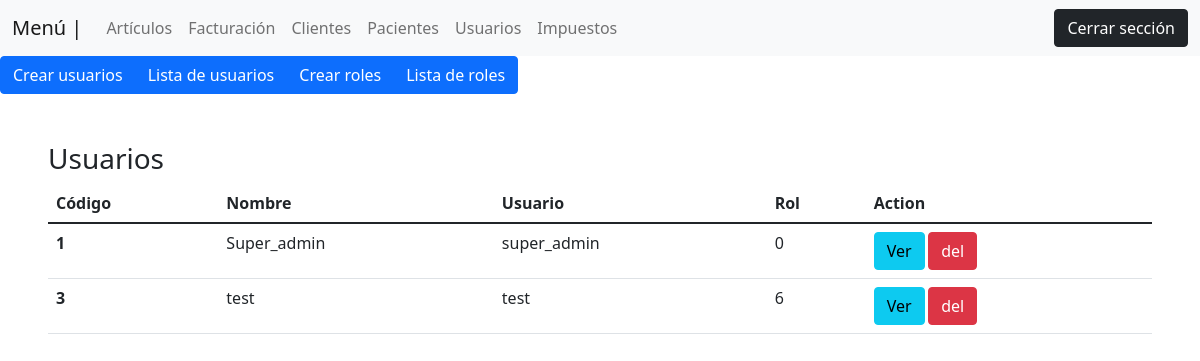
Page /views/lista_usuarios.php (signed in) on the earlier database version.
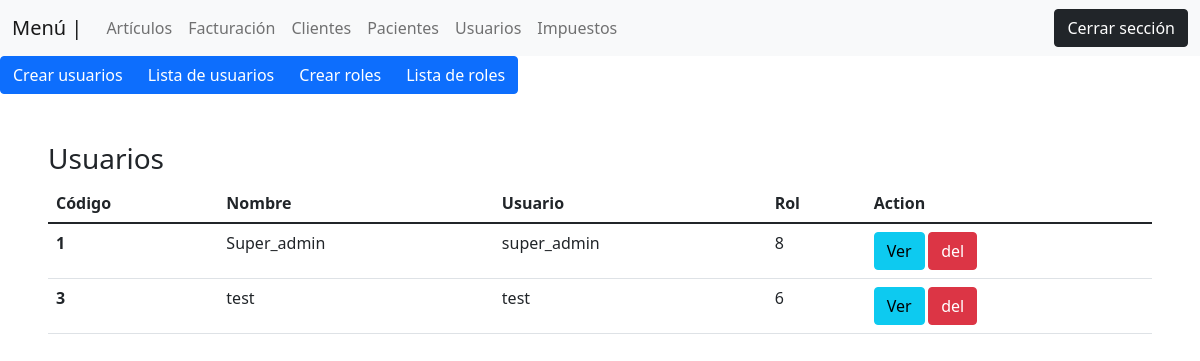
Same page on the later database version.
### tables this page shows
CREATE TABLE `usuarios` (
  `id` int(11) NOT NULL,
  `user` varchar(50) NOT NULL,
  `nombre` varchar(100) NOT NULL,
  `contrasena` varchar(50) NOT NULL,
  `rol` int(100) NOT NULL,
  `estado` int(1) NOT NULL DEFAULT 1,
  `fecha_creacion` timestamp NOT NULL DEFAULT current_timestamp() ON UPDATE current_timestamp(),
  `creado_por` varchar(100) NOT NULL,
  `ultimo_acceso` varchar(100) DEFAULT NULL,
  `posicion_laboral` varchar(100) DEFAULT NULL,
  `fecha_modificacion` date DEFAULT NULL,
  `modificado_por` varchar(100) DEFAULT NULL,
  `fecha_borrado` date DEFAULT NULL,
  `borrado_por` varchar(100) DEFAULT NULL
);

### views/lista_usuarios.php (the view)
<?php
 include('plantilla/menu_top.php');
 include('plantilla/menu_usuarios.php');
 include('../backend/inventario/listas_articulos.php');
 $consulta_usuarios = "SELECT * FROM usuarios where estado = 1 and borrado_por is null";
 $query_usuarios = $conexion->query($consulta_usuarios);
?>
<div class="p-5">
<h3>Usuarios</h3>
        <div class="col-md-12">
        <table class="table">
  <thead>
    <tr>
      <th scope="col">Código</th>
      <th scope="col">Nombre</th>
      <th scope="col">Usuario</th>
      <th scope="col">Rol</th>
      <th scope="col">Action</th>
    </tr>
  </thead>
  <tbody>
      <?php
        while($usuarios = $query_usuarios->fetch_assoc()){
        ?>
            <tr>
                <th scope="row"><?php echo $usuarios["id"] ?></th>
                <td><?php echo $usuarios["nombre"] ?></td>
                <td><?php echo $usuarios["user"] ?></td>
                <td><?php echo $usuarios["rol"] ?></td>
                <td>
                    <small>
                        <button class="btn btn-info">Ver</button>
                        <button class= "btn btn-danger">del</button>
                    </small>
                </td>
            </tr>
        <?php
        }
      ?>
  </tbody>
</table>
        </div>
</div>

Differences in the rows shown:
changed usuarios "Super_admin": rol "0" → "8"
